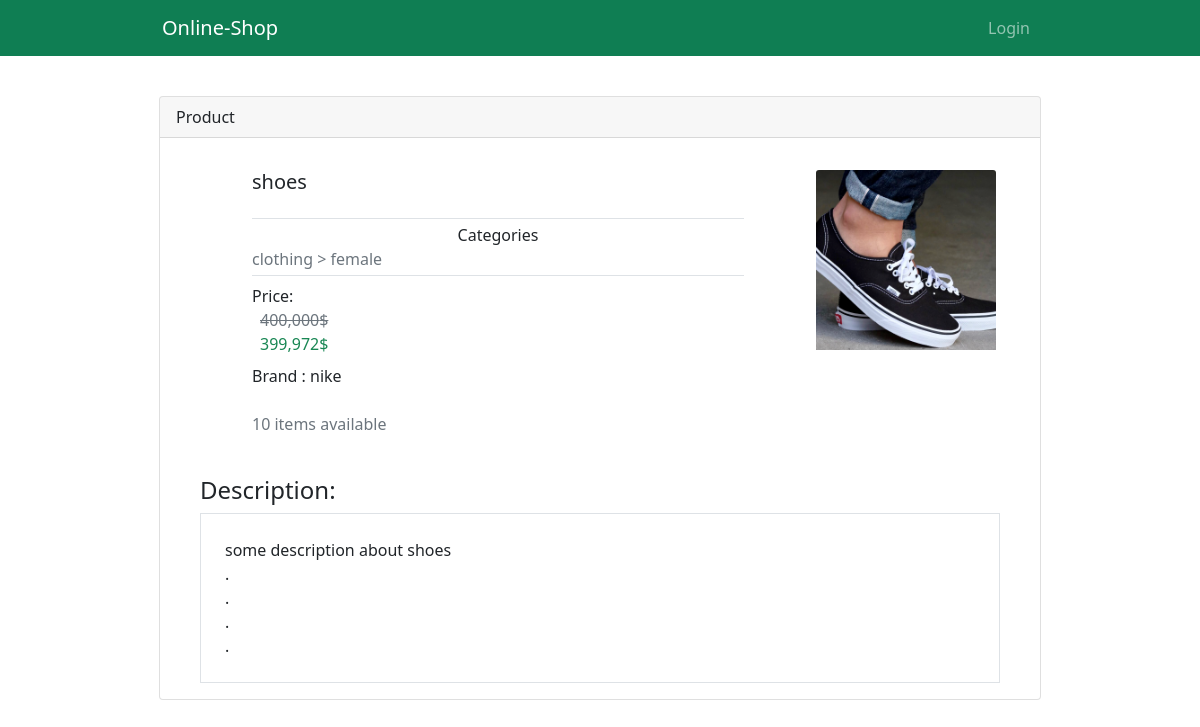
/product/1/, run on the app's committed database.
### products/models.py (models this page shows, shortened)
class Product(models.Model):
    title = models.CharField(max_length=200)
    description = models.TextField()
    brand = models.CharField(max_length=200)
    available = models.PositiveIntegerField(default=0)
    discount = models.ForeignKey(Discount, null=True, blank=True, on_delete=models.SET_NULL)
    image = models.ImageField(upload_to="products_picture")
    price = models.PositiveIntegerField(default=0)
    category = models.ForeignKey(Category,on_delete=models.CASCADE)
    def get_end_price(self):
        discount = self.discount
        price = self.price
        if discount:
            if discount.type == "C":
                price = price - discount.amount
            elif discount.type == "P":
                if discount.max_amount and (price*discount.amount//100) >= discount.max_amount:
                    price = price - discount.max_amount
                else:
                    price = price - (price*discount.amount//100)
        return price

class Category(models.Model):
    name = models.CharField(max_length=100)
    parent = models.ForeignKey('self',null=True , blank=True , on_delete=models.CASCADE, related_name='children')
    def __str__(self):
        return f'{self.name}'
    def get_parents(self):
        result = []
        if self.parent:
            result = self.parent.get_parents()
        result.append(self)
        return result   # list of parents

class Discount(models.Model):
    CHOICES = (
        ('C', 'cash'),
        ('P', 'percentage'),
    )
    type = models.CharField(max_length=1,choices=CHOICES)
    amount = models.IntegerField(default=0)
    max_amount = models.IntegerField(null=True, blank=True)

### products/views.py (the view)
# urls.py: path('product/<int:pk>/', views.ProductDetailView.as_view(),name="product-detail")
class ProductDetailView(DetailView):
    model = Product
    template_name = "products/product-detail.html"

### products/templates/products/product-detail.html
{% extends 'core/base.html' %}
{% load humanize %}
{% block content %}
<div class="card w-75 mx-auto mt-4">
    <div class="card-header">
        Product
    </div>
    <div class="card-body">
        <div class="row mx-3 my-3">
            <div class="col">
                <div class="h-100 mx-5" style="display: flex; flex-direction:column;">
                    <h5 class="card-title mb-4">{{ object.title }}</h5>
                    <div class="border-bottom border-top mb-2 py-1">
                        <div class="text-center">Categories</div>
                        {% for cat in object.category.get_parents %}
                            <span class="text-muted">{{ cat }} {% if not forloop.last %}>{% endif %}</span>
                        {% endfor %}
                    </div>
                    <div>Price:</div>
                    <div class="text-muted ms-2 text-decoration-line-through">{{ object.price|intcomma }}$</div>
                    <div class="text-success ms-2 mb-2">{{ object.get_end_price|intcomma }}$</div>
                    <div class="mb-4">Brand : {{ object.brand }}</div>
                    <div class="text-muted mb-4">{{ object.available }} items available</div>
                </div>
            </div>
            <div class="col-3 text-center">
                <div  class="ratio ratio-1x1">
                    <img src="{{ object.image.url }}" class="card-img-top" style="object-fit: cover;">
                </div>
            </div>
        </div>
        <h4 class="mx-4">Description:</h4>
        <div class="mx-4 border px-4 pb-4" style="white-space:pre-line;">
            {{ object.description }}
        </div>
    </div>
</div>
{% endblock %}

### data on the page
Product: title "shoes", price "400,000", get_end_price "399,972", brand "nike", available "10", image (picture), description "some description about shoes . . . ."
Category: name "clothing"
Category: name "female"
